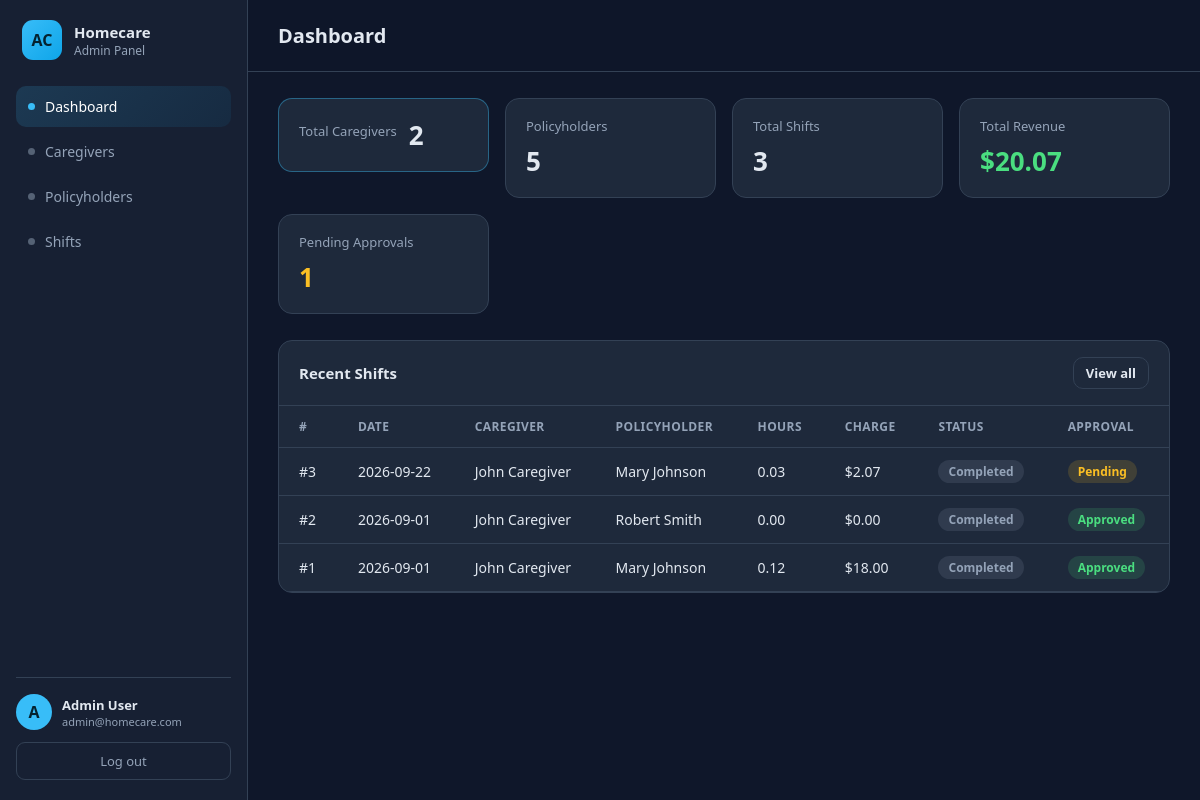
Page /admin/dashboard.php (signed in) on the committed database.
### tables this page shows
CREATE TABLE `time_entries` (
  `id` int(11) NOT NULL,
  `caregiver_id` int(11) NOT NULL,
  `policyholder_id` int(11) NOT NULL,
  `date` date NOT NULL,
  `time_in` varchar(8) NOT NULL,
  `time_out` varchar(8) DEFAULT NULL,
  `total_hours` decimal(6,2) DEFAULT 0.00,
  `rate` decimal(8,2) DEFAULT 0.00,
  `total_charge` decimal(10,2) DEFAULT 0.00,
  `status` enum('active','completed') NOT NULL DEFAULT 'active',
  `admin_status` enum('pending','approved','rejected') NOT NULL DEFAULT 'pending',
  `created_at` timestamp NOT NULL DEFAULT current_timestamp(),
  `updated_at` timestamp NOT NULL DEFAULT current_timestamp() ON UPDATE current_timestamp()
);

CREATE TABLE `users` (
  `id` int(11) NOT NULL,
  `name` varchar(150) NOT NULL,
  `email` varchar(150) NOT NULL,
  `password` varchar(255) NOT NULL,
  `phone` varchar(30) DEFAULT NULL,
  `address` varchar(255) DEFAULT NULL,
  `role` enum('admin','caregiver') NOT NULL DEFAULT 'caregiver',
  `created_at` timestamp NOT NULL DEFAULT current_timestamp(),
  `updated_at` timestamp NOT NULL DEFAULT current_timestamp() ON UPDATE current_timestamp()
);

CREATE TABLE `policyholders` (
  `id` int(11) NOT NULL,
  `name` varchar(150) NOT NULL,
  `policy_number` varchar(80) DEFAULT NULL,
  `phone` varchar(30) DEFAULT NULL,
  `address` varchar(255) DEFAULT NULL,
  `created_at` timestamp NOT NULL DEFAULT current_timestamp(),
  `updated_at` timestamp NOT NULL DEFAULT current_timestamp() ON UPDATE current_timestamp()
);

### admin/includes/auth.php (called while the page is built, shortened)
<?php
require_once __DIR__ . '/../../config/database.php';
function current_admin(): ?array
{
    return $_SESSION['admin'] ?? null;
}
function e(?string $s): string
{
    return htmlspecialchars((string) $s, ENT_QUOTES, 'UTF-8');
}

### config/database.php (called while the page is built, shortened)
<?php
function db(): PDO
{
    static $pdo = null;
    if ($pdo instanceof PDO) {
        return $pdo;
    }
    $dsn = 'mysql:host=' . DB_HOST . ';dbname=' . DB_NAME . ';charset=' . DB_CHARSET;
    $options = [
        PDO::ATTR_ERRMODE            => PDO::ERRMODE_EXCEPTION,
        PDO::ATTR_DEFAULT_FETCH_MODE => PDO::FETCH_ASSOC,
        PDO::ATTR_EMULATE_PREPARES   => false,
    ];
    try {
        $pdo = new PDO($dsn, DB_USER, DB_PASS, $options);
    } catch (PDOException $e) {
        http_response_code(500);
        header('Content-Type: application/json');
        echo json_encode([
            'status'  => false,
            'message' => 'Database connection failed: ' . $e->getMessage(),
            'data'    => null,
        ]);
        exit;
    }
    return $pdo;
}

### admin/dashboard.php (the view, shortened to what this page needs)
<?php
require_once __DIR__ . '/includes/layout.php';
$totalCaregivers    = (int) db()->query("SELECT COUNT(*) c FROM users WHERE role='caregiver'")->fetch()['c'];
$totalPolicyholders = (int) db()->query("SELECT COUNT(*) c FROM policyholders")->fetch()['c'];
$totalShifts        = (int) db()->query("SELECT COUNT(*) c FROM time_entries")->fetch()['c'];
$totalRevenue       = (float) db()->query("SELECT COALESCE(SUM(total_charge),0) s FROM time_entries")->fetch()['s'];
$pendingShifts      = (int) db()->query("SELECT COUNT(*) c FROM time_entries WHERE admin_status='pending'")->fetch()['c'];
$recent = db()->query(
    "SELECT te.id, te.date, te.total_hours, te.total_charge, te.status, te.admin_status,
            u.name AS caregiver, p.name AS policyholder
       FROM time_entries te
       JOIN users u ON u.id=te.caregiver_id
       JOIN policyholders p ON p.id=te.policyholder_id
   ORDER BY te.id DESC LIMIT 8"
)->fetchAll();
$page_title = 'Dashboard';
$active = 'dashboard';
layout_header();
?>
<div class="stat-grid">
  <div class="stat brand"><div class="label">Total Caregivers</div><div class="value"><?= $totalCaregivers ?></div></div>
  <div class="stat"><div class="label">Policyholders</div><div class="value"><?= $totalPolicyholders ?></div></div>
  <div class="stat"><div class="label">Total Shifts</div><div class="value"><?= $totalShifts ?></div></div>
  <div class="stat green"><div class="label">Total Revenue</div><div class="value">$<?= number_format($totalRevenue, 2) ?></div></div>
  <div class="stat amber"><div class="label">Pending Approvals</div><div class="value"><?= $pendingShifts ?></div></div>
</div>
<div class="panel">
  <div class="panel-head"><h2>Recent Shifts</h2><a class="btn sm" href="shifts.php">View all</a></div>
  <table>
    <thead><tr><th>#</th><th>Date</th><th>Caregiver</th><th>Policyholder</th><th>Hours</th><th>Charge</th><th>Status</th><th>Approval</th></tr></thead>
    <tbody>
      <?php if (!$recent): ?>
        <tr><td colspan="8" class="empty">No shifts recorded yet.</td></tr>
      <?php else: foreach ($recent as $r): ?>
        <tr>
          <td class="num">#<?= (int) $r['id'] ?></td>
          <td><?= e($r['date']) ?></td>
          <td><?= e($r['caregiver']) ?></td>
          <td><?= e($r['policyholder']) ?></td>
          <td class="num"><?= number_format((float) $r['total_hours'], 2) ?></td>
          <td class="num">$<?= number_format((float) $r['total_charge'], 2) ?></td>
          <td><span class="badge <?= e($r['status']) ?>"><?= e(ucfirst($r['status'])) ?></span></td>
          <td><span class="badge <?= e($r['admin_status']) ?>"><?= e(ucfirst($r['admin_status'])) ?></span></td>
        </tr>
      <?php endforeach; endif; ?>
    </tbody>
  </table>
</div>
<?php layout_footer(); ?>

### admin/includes/layout.php (shortened to what this page needs)
<?php
require_once __DIR__ . '/auth.php';
function layout_header(): void
{
    global $page_title, $active;
    $admin  = current_admin();
    $active = $active ?? '';
    $nav = [
        'dashboard'     => ['Dashboard',     'dashboard.php'],
        'caregivers'    => ['Caregivers',    'caregivers.php'],
        'policyholders' => ['Policyholders', 'policyholders.php'],
        'shifts'        => ['Shifts',        'shifts.php'],
    ];
    ?>
<!doctype html>
<html lang="en">
<head>
  <link rel="stylesheet" href="assets/style.css">
</head>
<body>
<div class="shell">
  <aside class="sidebar">
    <div class="brand">
      <div class="logo">AC</div>
      <div>
        <strong>Homecare</strong>
        <span>Admin Panel</span>
      </div>
    </div>
    <nav>
      <?php foreach ($nav as $key => [$label, $href]): ?>
        <a href="<?= $href ?>" class="<?= $active === $key ? 'on' : '' ?>">
          <span class="dot"></span><?= $label ?>
        </a>
      <?php endforeach; ?>
    </nav>
    <div class="side-foot">
      <div class="who">
        <div class="avatar"><?= e(strtoupper(substr($admin['name'] ?? 'A', 0, 1))) ?></div>
        <div class="meta">
          <strong><?= e($admin['name'] ?? '') ?></strong>
          <span><?= e($admin['email'] ?? '') ?></span>
        </div>
      </div>
      <a class="logout" href="logout.php">Log out</a>
    </div>
  </aside>
  <main class="content">
    <header class="topbar">
      <h1><?= e($page_title ?? '') ?></h1>
    </header>
    <div class="page">
    <?php
}
function layout_footer(): void
{
    ?>
    </div>
  </main>
</div>
</body>
</html>
    <?php
}

### admin/assets/style.css (style rules this page uses)
:root { --bg:#0f172a; --panel:#1e293b; --panel2:#172033; --line:#334155; --text:#e2e8f0; --muted:#94a3b8; --brand:#38bdf8; --brand2:#0ea5e9; --green:#4ade80; --amber:#fbbf24; --red:#f87171; --radius:14px; }
* { box-sizing:border-box }
body { margin:0;font-family:system-ui,"Segoe UI",Roboto,Arial,sans-serif;background:var(--bg);color:var(--text) }
a { color:inherit;text-decoration:none }
.shell { display:flex;min-height:100vh }
.sidebar { width:248px;background:var(--panel2);border-right:1px solid var(--line);display:flex;flex-direction:column;padding:20px 16px;position:sticky;top:0;height:100vh }
.brand { display:flex;gap:12px;align-items:center;margin-bottom:26px;padding:0 6px }
.brand .logo { width:40px;height:40px;border-radius:11px;background:linear-gradient(135deg,var(--brand),var(--brand2));display:grid;place-items:center;font-weight:800;color:#04222f }
.brand strong { display:block;font-size:15px }
.brand span { display:block;font-size:12px;color:var(--muted) }
.sidebar nav { display:flex;flex-direction:column;gap:4px }
.sidebar nav a { display:flex;align-items:center;gap:10px;padding:11px 12px;border-radius:10px;color:var(--muted);font-size:14px;font-weight:500 }
.sidebar nav a .dot { width:7px;height:7px;border-radius:50%;background:currentColor;opacity:.5 }
.sidebar nav a.on { background:linear-gradient(135deg,rgba(56,189,248,.16),rgba(14,165,233,.08));color:#fff }
.sidebar nav a.on .dot { background:var(--brand);opacity:1 }
.side-foot { margin-top:auto;padding-top:16px;border-top:1px solid var(--line) }
.who { display:flex;gap:10px;align-items:center;margin-bottom:12px }
.avatar { width:36px;height:36px;border-radius:50%;background:var(--brand);color:#04222f;font-weight:700;display:grid;place-items:center }
.who .meta strong { display:block;font-size:13px }
.who .meta span { display:block;font-size:11px;color:var(--muted) }
.logout { display:block;text-align:center;padding:9px;border:1px solid var(--line);border-radius:9px;font-size:13px;color:var(--muted) }
.content { flex:1;min-width:0 }
.topbar { padding:22px 30px;border-bottom:1px solid var(--line);position:sticky;top:0;background:rgba(15,23,42,.85);backdrop-filter:blur(6px);z-index:5 }
.topbar h1 { margin:0;font-size:20px }
.page { padding:26px 30px }
.stat-grid { display:grid;grid-template-columns:repeat(auto-fit,minmax(190px,1fr));gap:16px;margin-bottom:26px }
.stat { background:var(--panel);border:1px solid var(--line);border-radius:var(--radius);padding:18px 20px }
.stat .label { color:var(--muted);font-size:13px;margin-bottom:8px }
.stat .value { font-size:26px;font-weight:700 }
.stat.brand { border-color:rgba(56,189,248,.4) }
.stat.amber .value { color:var(--amber) }
.stat.green .value { color:var(--green) }
.panel { background:var(--panel);border:1px solid var(--line);border-radius:var(--radius);overflow:hidden;margin-bottom:24px }
.panel-head { display:flex;justify-content:space-between;align-items:center;padding:16px 20px;border-bottom:1px solid var(--line) }
.panel-head h2 { margin:0;font-size:15px }
table { width:100%;border-collapse:collapse;font-size:14px }
th,td { text-align:left;padding:12px 20px;border-bottom:1px solid var(--line) }
th { color:var(--muted);font-weight:600;font-size:12px;text-transform:uppercase;letter-spacing:.4px }
td.num { font-variant-numeric:tabular-nums }
.badge { display:inline-block;padding:3px 10px;border-radius:999px;font-size:12px;font-weight:600 }
.badge.pending { background:rgba(251,191,36,.15);color:var(--amber) }
.badge.approved { background:rgba(74,222,128,.15);color:var(--green) }
.badge.completed { background:rgba(148,163,184,.15);color:var(--muted) }
.btn { display:inline-block;padding:10px 16px;border-radius:10px;border:1px solid var(--line);background:var(--panel);color:var(--text);font-size:14px;font-weight:600;cursor:pointer }
.btn.sm { padding:6px 12px;font-size:13px }

### rows in the picture
time_entries: id "3", date "2026-09-22", caregiver.name "John Caregiver", policyholder.name "Mary Johnson", total_hours "0.03", total_charge "2.07", status "Completed", admin_status "Pending"
time_entries: id "2", date "2026-09-01", caregiver.name "John Caregiver", policyholder.name "Robert Smith", total_hours "0.00", total_charge "0.00", status "Completed", admin_status "Approved"
time_entries: id "1", date "2026-09-01", caregiver.name "John Caregiver", policyholder.name "Mary Johnson", total_hours "0.12", total_charge "18.00", status "Completed", admin_status "Approved"

### other values in the picture
$label "Dashboard"
$label "Caregivers"
$label "Policyholders"
$label "Shifts"
substr($admin['name'] ?? 'A', 0, 1) "A"
$admin['name'] "Admin User"
$admin['email'] "admin@homecare.com"
$page_title "Dashboard"
$totalCaregivers "2"
$totalPolicyholders "5"
$totalShifts "3"
$totalRevenue "20.07"
$pendingShifts "1"
